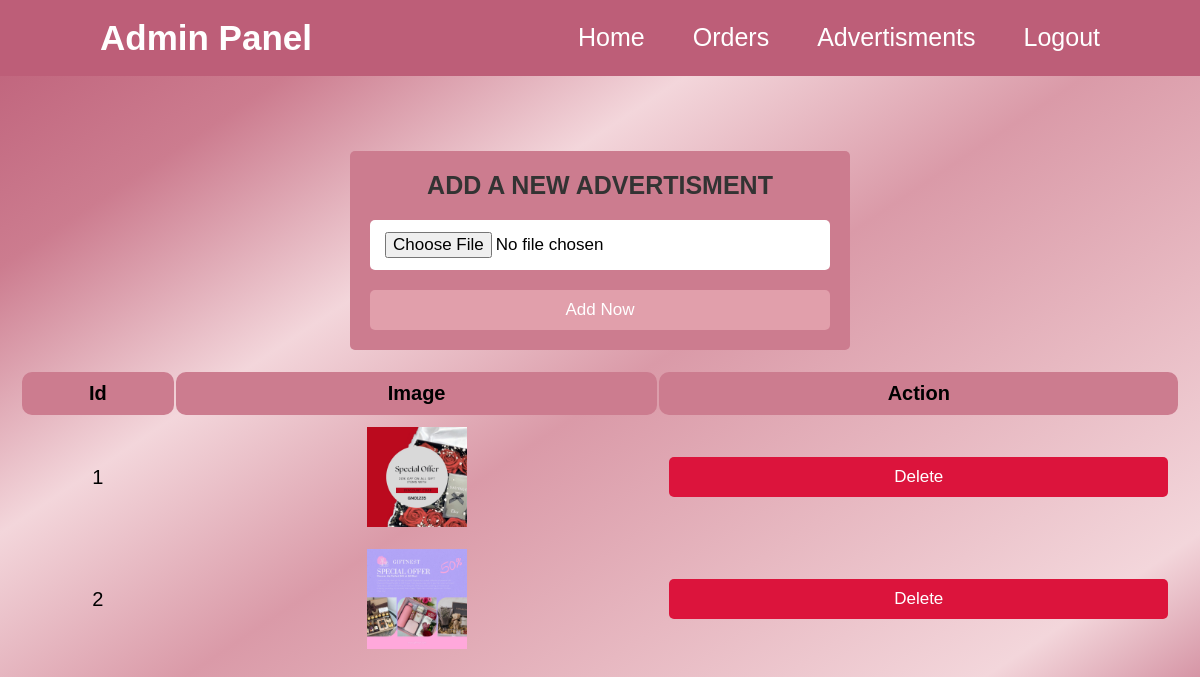
/Admin/adup.php, run on the app's committed database.
### tables this page shows
CREATE TABLE `advertisment` (
  `id` int(5) NOT NULL,
  `image` varchar(255) DEFAULT NULL
);

### Admin/adup.php (the view, shortened to what this page needs)
<?php
include 'config.php';
?>
<html>
<head>
   <link rel="stylesheet" href="style.css">
</head>
<body>
<?php
 include('admipanel.php');
 ?>
  <br>
   <br>
   <br>
   <br>
   <br>
<div class="container">
   <div class="admin-product-form-container">
      <form action="" method="post" enctype="multipart/form-data">
         <h3>Add a new advertisment</h3>
         <input type="file" accept="image/png, image/jpeg, image/jpg" name="image" class="box">
         <input type="submit" class="btn" name="addnow" value="Add Now">
      </form>
   </div>
<?php
$select = mysqli_query($conn,"SELECT * FROM advertisment");
?>
   <div class="product-display">
      <table class="product-display-table">
         <thead>
         <tr>
            <th>Id</th>
            <th>image</th>
            <th>action</th>
         </tr>
         </thead>
         <?php while($row = mysqli_fetch_assoc($select)){ ?>
         <tr>
            <td><?php echo $row['id'];?></td>
            <td><img src="uploaded_img/<?php echo $row['image']; ?>" height="100" alt=""></td>
            <td>
               <a href="adup.php ?delete=<?php echo $row['id']; ?>" class="btn">delete </a>
            </td>
         </tr>
      <?php } ?>
      </table>
   </div>
</div>
</body>
</html>

### Admin/style.css (style rules this page uses)
* { margin: 0; padding: 0; box-sizing: border-box; font-family: 'Poppins', sans-serif; }
:root { --green:#bd5e7775; --black:#333; --white:#fff; --bg-color:#cc7c8f; }
* { font-family: 'Poppins', sans-serif; margin:0; padding:0; box-sizing: border-box; outline: none; border:none; text-decoration: none; text-transform: capitalize; }
html { font-size: 62.5%; overflow-x: hidden; }
body { background-image: linear-gradient(to top left, #bd5e78, #f3d6db, #e7b8c1, #da9aa8, #f3d6db, #cc7c8f, #bd5e78); }
.btn { display: block; width: 100%; cursor: pointer; border-radius: .5rem; margin-top: 1rem; font-size: 1.7rem; padding:1rem 3rem; background: #e19fab; color:var(--white); text-align: center; }
.container { max-width: 1200px; padding:2rem; margin:0 auto; }
.admin-product-form-container form { max-width: 50rem; margin:0 auto; padding:2rem; border-radius: .5rem; background: var(--bg-color); }
.admin-product-form-container form h3 { text-transform: uppercase; color:var(--black); margin-bottom: 1rem; text-align: center; font-size: 2.5rem; }
.admin-product-form-container form .box { width: 100%; border-radius: .5rem; padding:1.2rem 1.5rem; font-size: 1.7rem; margin:1rem 0; background: var(--white); text-transform: none; }
.product-display { margin:2rem 0; }
.product-display .product-display-table { width: 100%; text-align: center; }
.product-display .product-display-table thead { background: var(--bg-color); }
.product-display .product-display-table th { padding:1rem; font-size: 2rem; border-radius:10px ; }
.product-display .product-display-table td { padding:1rem; font-size: 2rem; }
.product-display .product-display-table .btn:first-child { margin-top: 0; }
.product-display .product-display-table .btn:last-child { background: crimson; }
h3 { text-transform: uppercase; color:var(--black); margin-bottom: 12px; text-align: center; font-size: 30px; }

### Admin/CSS/style.css (style rules this page uses)
html, body { font-family: "Montserrat", sans-serif; }
* { padding: 0; margin: 0; box-sizing: border-box; }

### data on the page
advertisment: id "1", image (picture)
advertisment: id "2", image (picture)
